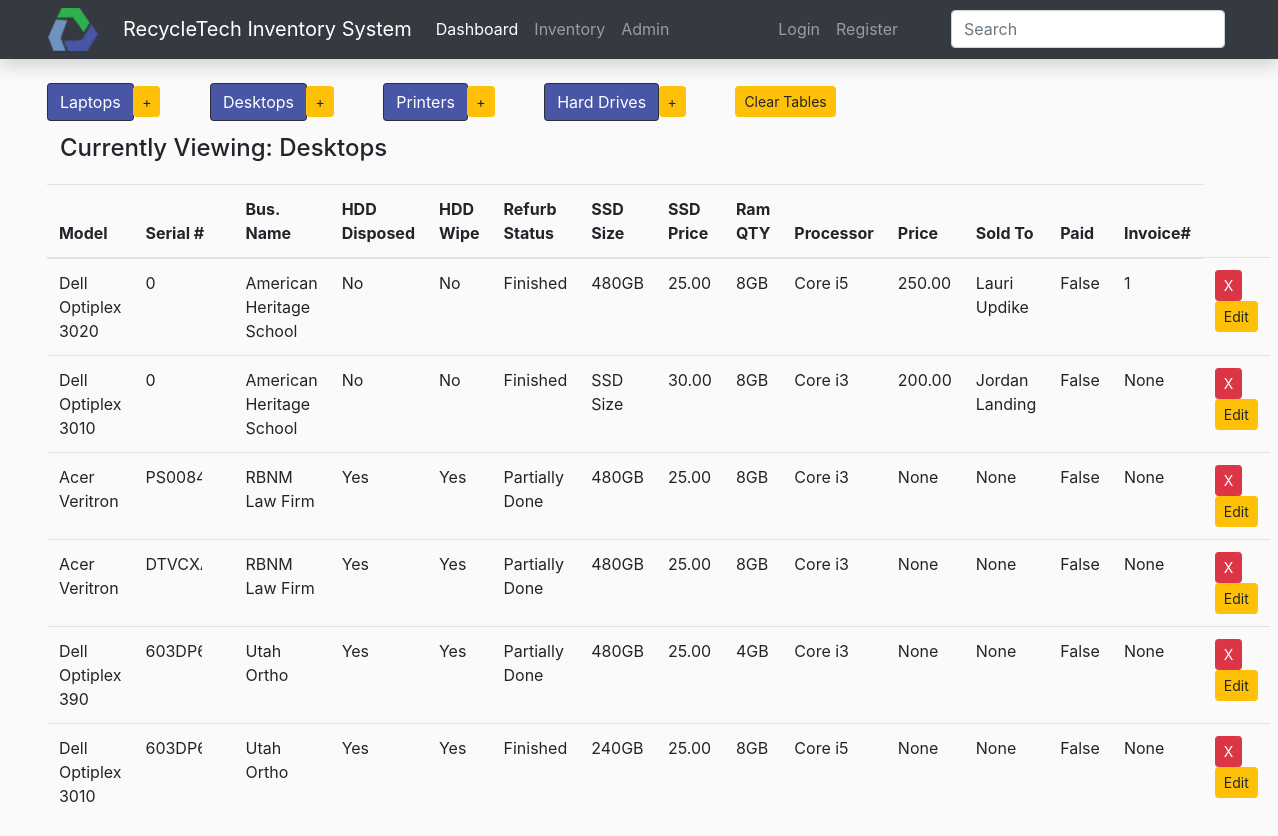
The page /inventory/display_desktop on the database as committed earlier.
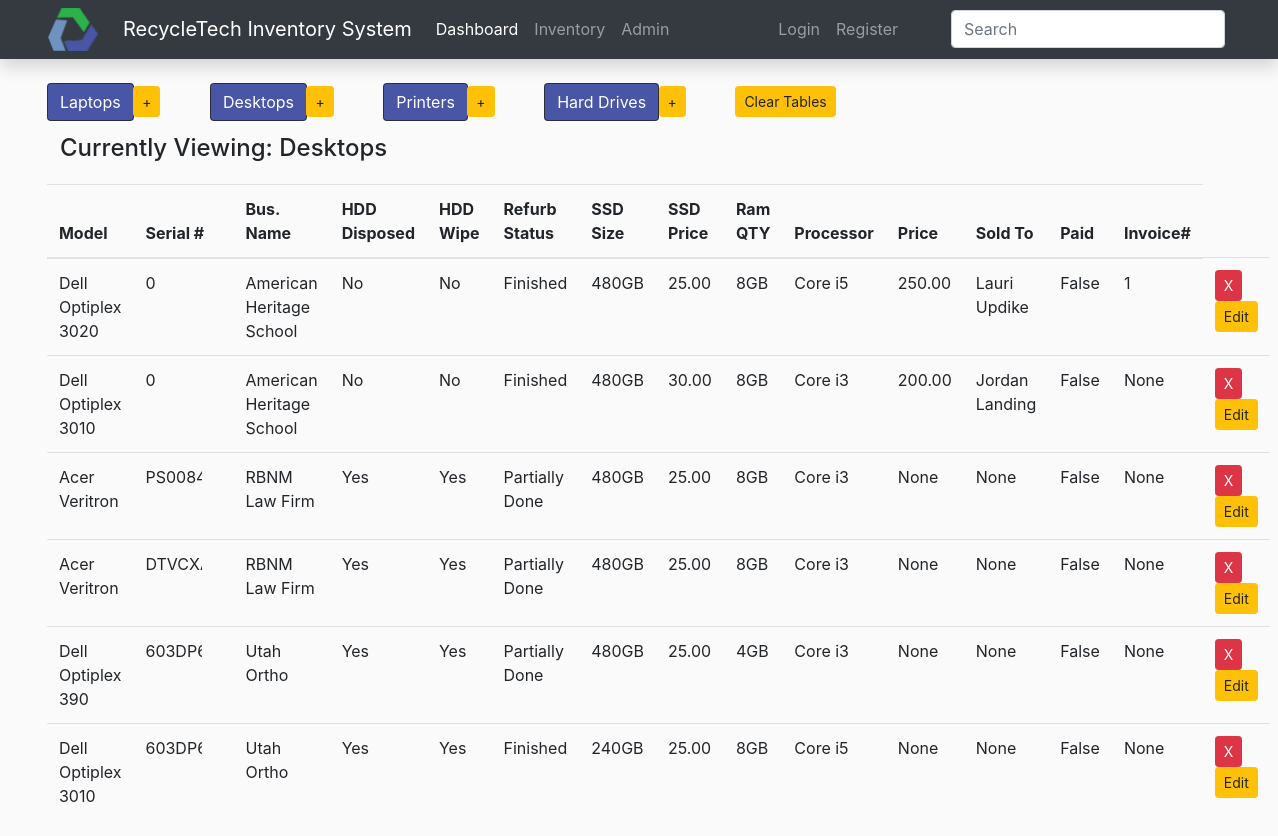
The same page on the database as committed later.
### Inventory/models.py (models this page shows, shortened)
class Item(models.Model): # Name of the table
    Item_Name                       = models.CharField(max_length=120, blank=False)
    Serial                          = models.CharField(max_length=120)
    Transferred_from_Business_Name  = models.CharField(max_length=120, default="Enter Business Name")
    HDD_Disposed                    = models.CharField(max_length=20, default="None", choices=[('None', 'No'),('Yes', 'Yes Disposed'),('No', 'Not Disposed')])
    HDD_DOD_Wiped                   = models.CharField(max_length=20, default="None", choices=[('None', 'No'),('Yes', 'Yes Wiped'),('No', 'Not Wiped')])
    Refurbish_Status                = models.CharField(max_length=20, default="None", choices=[('None', 'Status'),('Not Finished', 'Not Complete'),('Partially Done', 'Partial Completion'), ('Finished', 'Complete')])
    SSD_Size                        = models.CharField(max_length=120, default="SSD Size")
    SSD_Replacement_Price           = MoneyField(max_digits=14, decimal_places=2, default_currency='USD', blank=True, null=True)
    Ram_QTY                         = models.CharField(choices=[('None', 'No Ram installed'), ('2GB', '2GB installed'), ('4GB', '4GB Installed'), ('8GB', '8GB Installed'), ('16GB', '16GB Installed')], max_length=120, default="None")
    Processor                       = models.CharField(max_length=10, default="Type", choices=[('Type','Processor Type'),('Core 2 Duo', "Core 2 Duo"), ('Core i3', 'Core i3'), ('Core i5', 'Core i5'), ('Core i7', 'Core i7')])
    Price                           = MoneyField(max_digits=14, decimal_places=2, default_currency='USD', blank=True, null=True)
    Sold_To                         = models.CharField(max_length=120, null=True, blank=True)
    Paid                            = models.CharField(max_length=120, default="None", choices=[('None', 'No'),('Yes', 'Yes Paid'),('No', 'Not Paid')])
    Invoice_Num                     = models.IntegerField(null=True, blank=True)
    class Meta:
        abstract = False

class Desktop(Item): # Name of the table
    pass

class Item(models.Model): # Name of the table
    Item_Name                       = models.CharField(max_length=120, blank=False)
    Serial                          = models.CharField(max_length=120)
    Transferred_from_Business_Name  = models.CharField(max_length=120, default="Enter Business Name")
    HDD_Disposed                    = models.CharField(max_length=20, default="None", choices=[('None', 'No'),('Yes', 'Yes Disposed'),('No', 'Not Disposed')])
    HDD_DOD_Wiped                   = models.CharField(max_length=20, default="None", choices=[('None', 'No'),('Yes', 'Yes Wiped'),('No', 'Not Wiped')])
    Refurbish_Status                = models.CharField(max_length=20, default="None", choices=[('None', 'Status'),('Not Finished', 'Not Complete'),('Partially Done', 'Partial Completion'), ('Finished', 'Complete')])
    SSD_Size                        = models.CharField(max_length=120, default="SSD Size")
    SSD_Replacement_Price           = MoneyField(max_digits=14, decimal_places=2, default_currency='USD', blank=True, null=True)
    Ram_QTY                         = models.CharField(choices=[('None', 'No Ram installed'), ('2GB', '2GB installed'), ('4GB', '4GB Installed'), ('8GB', '8GB Installed'), ('16GB', '16GB Installed')], max_length=120, default="None")
    Processor                       = models.CharField(max_length=10, default="Type", choices=[('Type','Processor Type'),('Core 2 Duo', "Core 2 Duo"), ('Core i3', 'Core i3'), ('Core i5', 'Core i5'), ('Core i7', 'Core i7')])
    Price                           = MoneyField(max_digits=14, decimal_places=2, default_currency='USD', blank=True, null=True)
    Sold_To                         = models.CharField(max_length=120, null=True, blank=True)
    Paid                            = models.CharField(max_length=120, default="None", choices=[('None', 'No'),('Yes', 'Yes Paid'),('No', 'Not Paid')])
    Invoice_Num                     = models.IntegerField(null=True, blank=True)
    class Meta:
        abstract = False

### Inventory/views.py (the view)
def display_desktops(request):
    items = Desktop.objects.all()
    context = {
        'items' : items,
        'header' : 'Desktops'
    }
    return render(request, 'index_P_D_L.html', context)

### Inventory/templates/index_P_D_L.html
{% extends 'index_Table_Navbar.html' %}
{% block page_content %}
  <div style="padding: 13px;">
    <h4 >Currently Viewing: {{ header }}</h4>
  </div>
    <table class="table table-hover">
      <thead>
        <tr>
          <th>Model</th>
          <th>Serial #</th>
          <th>Bus. Name</th>
          <th>HDD Disposed</th>
          <th>HDD Wipe</th>
          <th>Refurb Status</th>
          <th>SSD Size</th>
          <th>SSD Price</th>
          <th>Ram QTY</th>
          <th>Processor</th>
          <th>Price</th>
          <th>Sold To</th>
          <th>Paid</th>
          <th>Invoice#</th>
        </tr>
      </thead>
      <tbody>
        {% for item in items %}
        <tr>
          <td>{{ item.Item_Name }}</td>
          <td style="max-width:100px;"><div style="overflow:scroll; width:75%">{{ item.Serial }}</div></td>
          <td>{{ item.Transferred_from_Business_Name }}</td>
          <td>{{ item.HDD_Disposed }}</td>
          <td>{{ item.HDD_DOD_Wiped }}</td>
          <td>{{ item.Refurbish_Status }}</td>
          <td>{{ item.SSD_Size }}</td>
          <td>{{ item.SSD_Replacement_Price }}</td>
          <td>{{ item.Ram_QTY }}</td>
          <td>{{ item.Processor }}</td>
          <td>{{ item.Price }}</td>
          <td>{{ item.Sold_To }}</td>
          <td>{{ item.Paid }}</td>
          <td>{{ item.Invoice_Num }}</td>
          {% if header == "Desktops" %}
          <td>
            <a onclick="return confirm('Are you sure you want to delete this item?')" href="{% url 'delete_desktop' item.pk %}" class="btn btn-danger btn-sm" role="button"> X</a>
            <a href="{% url 'edit_desktop' item.pk %}" class="btn btn-warning btn-sm" role="button"> Edit</a>
          </td>
          {% elif header == "Laptops" %}
          <td>
            <a onclick="return confirm('Are you sure you want to delete this item?')" href="{% url 'delete_laptop' item.pk %}" class="btn btn-danger btn-sm" role="button"> X</a>
            <a href="{% url 'edit_laptop' item.pk %}" class="btn btn-warning btn-sm" role="button"> Edit</a>
          </td>
          {% else %}
          <td>
            <a onclick="return confirm('Are you sure you want to delete this item?')" href="{% url 'delete_printer' item.pk %}" class="btn btn-danger btn-sm" role="button"> X</a>
            <a href="{% url 'edit_printer' item.pk %}" class="btn btn-warning btn-sm" role="button"> Edit</a>
          </td>
          {% endif %}
        </tr>
        {% endfor %}
      </tbody>
    </table>
{% endblock %}

### Inventory/templates/index_Table_Navbar.html (shortened to what this page needs)
{% extends "base.html" %}
{% block content %}
  <div class="add_buttons">
    <div class="button-group">
      <a href="{% url 'display_laptops' %}" class="btn btn-info btn-md btn-trim" role="button"> Laptops</a>
      <a href="{% url 'add_laptop' %}" class="btn btn-warning btn-sm btn-pad" role="button"> +</a>
      <a href="{% url 'display_desktops' %}" class="btn btn-info btn-md btn-trim" role="button"> Desktops</a>
      <a href="{% url 'add_desktop' %}" class="btn btn-warning btn-sm btn-pad" role="button"> +</a>
      <a href="{% url 'display_printers' %}" class="btn btn-info btn-md btn-trim" role="button"> Printers</a>
      <a href="{% url 'add_printer' %}" class="btn btn-warning btn-sm btn-pad" role="button"> +</a>
      <a href="{% url 'display_hard_drives' %}" class="btn btn-info btn-md btn-trim" role="button"> Hard Drives</a>
      <a href="{% url 'add_hard_drives' %}" class="btn btn-warning btn-sm btn-pad" role="button"> +</a>
      <a href="{% url 'index_P_D_L' %}" class="btn btn-warning btn-sm btn-pad" role="button"> Clear Tables</a>
    </div>
  </div>
    {% block page_content %}
    {% endblock %}
{% endblock  %}

### templates/base.html (shortened to what this page needs)
<!DOCTYPE html>
<html>
{% load static %}
{% load staticfiles %}
<head>
</head>
<link rel="stylesheet" type="text/css" href="{% static '/css/style.css' %}" />
<link rel="stylesheet" href="https://stackpath.bootstrapcdn.com/bootstrap/4.2.1/css/bootstrap.min.css"
>
<body class="Darker-body">
    <nav class="navbar pl-5 navbar-expand navbar-dark bg-dark shadow">
        <img class="logo-recycletech" src="/static/images/Single_Logo.png" alt="Logo" />
        <a class="navbar-brand" href="../"> RecycleTech Inventory System</a>
        <div class="collapse navbar-collapse" id="navbarsExample02">
            <ul class="navbar-nav mr-auto">
                <li class="nav-item active">
                    <a class="nav-link" href="{% url 'dash_index' %}"> Dashboard<span class="sr-only">(current)</span></a>
                </li>
                <li class="nav-item">
                    <a class="nav-link" href="/inventory"> Inventory</a>
                </li>
                <li class="nav-item">
                    <a class="nav-link" href="/admin">Admin</a>
                </li>
            </ul>
            <form class="form-inline my-2 my-md-0">
                <div class="navbar-nav">
                    {% if user.is_authenticated %}
                    <a class="nav-item nav-link"> Welcome, {{ user.first_name }}!</a>
                    <a class="nav-item nav-link" href="{% url 'profile' %}"> Profile</a>
                    <a class="nav-item nav-link" href="{% url 'logout' %}"> Logout</a>
                    {% else %}
                        <a class="nav-item nav-link" href="{% url 'login' %}" > Login</a>
                        <a class="nav-item nav-link" href="{% url 'register' %}"> Register</a>
                    {% endif %}
                </div>
                <input class="form-control form-control-leftmarg" type="text" placeholder="Search">
            </form>
        </div>
    </nav>
    <br>
        <div class="container">
            {% block content %}{% endblock %}
        </div>
</body>
</html>

### Inventory/static/css/style.css (style rules this page uses)
.btn-pad { margin-right: 45px; }
.btn-trim { margin-right: -5px }
.navbar.navbar-expand { padding: 8px; }
img.logo-recycletech { padding-right: 25px; width: 75px; }
.btn.btn-info { background-color: #4955A5; border-color: #282a2ce1; }
@media (min-width: 1200px) { div.container { max-width: 95%; margin-right: auto; margin-left: auto; } }
body.Darker-body { margin: 0; font-family: -apple-system, BlinkMacSystemFont, "Segoe UI", Roboto, "Helvetica Neue", Arial, sans-serif, "Apple Color Emoji", "Segoe UI Emoji", "Segoe UI Symbol", "Noto Color Emoji"; font-size: 1rem; font-weight: 400; line-height: 1.5; color: #212529; text-align: left; background-color: #fafafa; }
input.form-control-leftmarg { margin-left: 45px; margin-right: 45px; }
*, *::before, *::after { -webkit-box-sizing: border-box; box-sizing: border-box; }

Rows that differ between the two databases and show on the page:
changed through a linked row, Desktop "Jordan Landing": SSD_Size "SSD Size" → "480GB"
